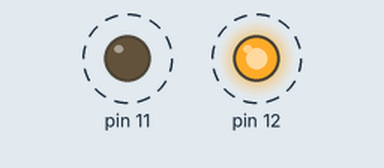
Simulated run of this sketch. Board: Arduino Uno, built with avr-gcc and run on an emulated ATmega328P. Shown: output pins drawn as LEDs (lit = HIGH). Dashed ring = blinking.

Above: at 0.5 s.
Timing chart, 0 to 4.6 s (numbered marks = the images above):
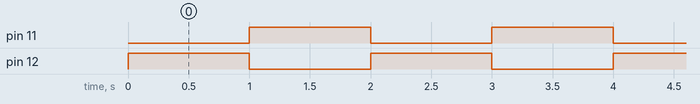

Measured:
- by itself, pin 11, pin 12: alternates HIGH for 1.0 s and LOW for 1.0 s

The sketch:

Blink_simultaneous.ino
```cpp
void setup() {
  // put your setup code here, to run once:
  Serial.begin(9600);
  pinMode(12,OUTPUT);
  pinMode(11,OUTPUT);


}

void loop() {
  // put your main code here, to run repeatedly:
  digitalWrite(12,HIGH);
  digitalWrite(11,LOW);
  delay(1000);
  digitalWrite(12,LOW);
  digitalWrite(11,HIGH);
  delay(1000);

}
```
